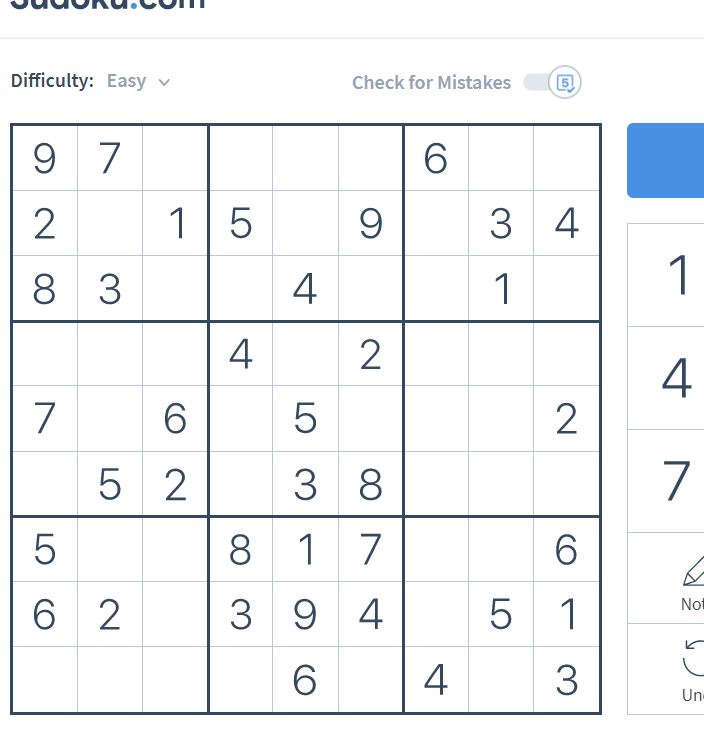
#> input picture sud2.jpg, 704 x 731 px
$ python -i image_parser.py   (imports and definitions only)
#> lines starting #> are read from the running program, lines starting #| are printed output that depends on the picture; after the words box and inside, x2 and y2 are one past the last pixel; in counts of white or black regions, pixels touching at a corner belong together
import cv2
import os

current_directory = os.path.dirname(__file__)


def parse_img(image_name="sud2.jpg"):
#> called with image_name = 'sud2.jpg'
    img = cv2.imread(image_name, 1)
#> img is the input picture: shape (731, 704, 3); mean B, G, R 245.4, 243.7, 241.9
    img = cv2.resize(img, (600, 600))
#> img: shape (600, 600, 3)

    img_gray = cv2.cvtColor(img, cv2.COLOR_BGR2GRAY)

    _, th1 = cv2.threshold(img_gray, 80, 155, cv2.THRESH_BINARY)
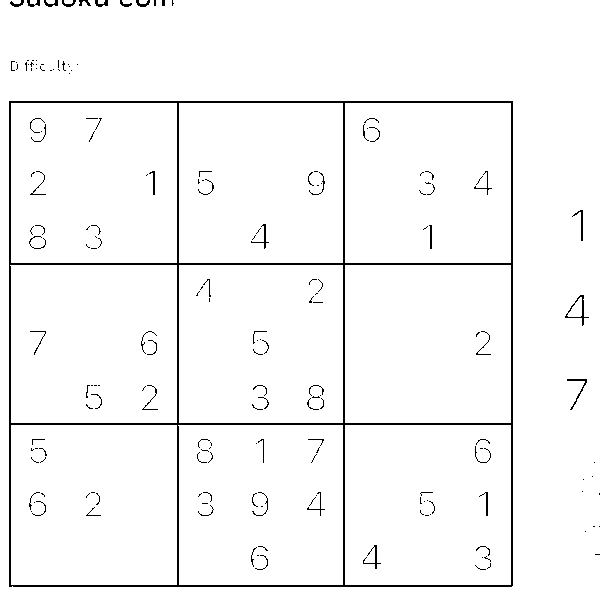
#> th1: shape (600, 600); values 0 (black) and 155 (white), 97% white; black in thin lines or dots
    th2 = cv2.adaptiveThreshold(img_gray, 255, cv2.ADAPTIVE_THRESH_MEAN_C, cv2.THRESH_BINARY,
                                int((img_gray.shape[0]) / 9) - 1, 2)
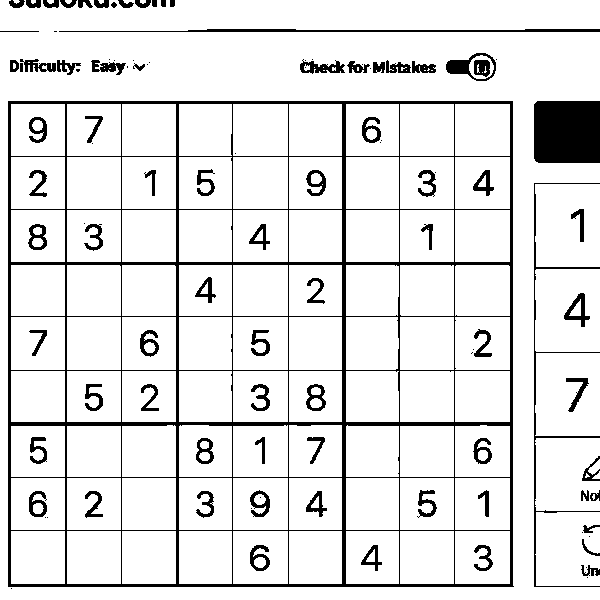
#> th2: shape (600, 600); 89.4% white; 108 black regions (31 under 20 px), largest, box (x1, y1, x2, y2) and area: (8, 101, 514, 587) 18997, (534, 101, 600, 163) 4078, (534, 183, 600, 587) 1242

    bfilt = cv2.bilateralFilter(th2, 9, 75, 75)
    filtered = cv2.medianBlur(bfilt, 3)
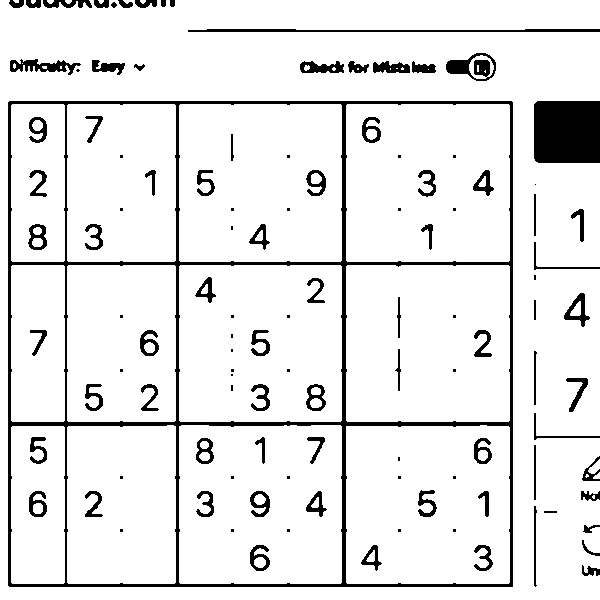
#> filtered: shape (600, 600); min 0, max 255, mean 231.7
    canny = cv2.Canny(filtered, 100, 200)
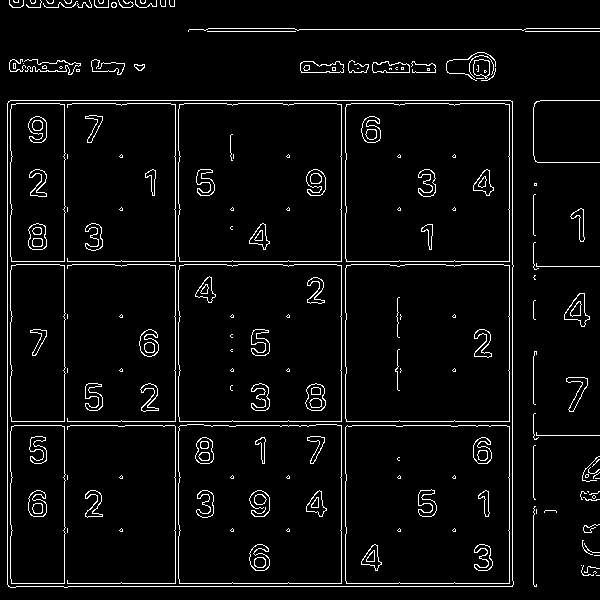
#> canny: shape (600, 600); 4.6% white in thin lines or dots

    ext_contours, _ = cv2.findContours(canny, cv2.RETR_EXTERNAL, cv2.CHAIN_APPROX_SIMPLE)
#> ext_contours = 78 contours, 68 with area under 20; largest, box (x1, y1, x2, y2) and area: (7, 100, 514, 588) 245439, (564, 293, 590, 327) 426, (300, 61, 344, 73) 387, (372, 61, 410, 73) 324, (566, 377, 588, 412) 248
    ext_contours = sorted(ext_contours, key=cv2.contourArea, reverse=True)

    sudoku_contour = ext_contours[0]
#> sudoku_contour = contour of 28 points, box (x1, y1, x2, y2) (7, 100, 514, 588), area 245439

    def get_bottom_right(contour):
        max_total = 0
        loc = 0
        for index, pt in enumerate(contour):
            total = pt[0][0] + pt[0][1]
            if total > max_total:
                loc = index
                max_total = total
        x, y = contour[loc][0]
        return x, y

    def get_top_left(contour):
        min_total = 19000
        loc = 0
        for index, pt in enumerate(contour):
            total = pt[0][0] + pt[0][1]
            if total < min_total:
                loc = index
                min_total = total
        x, y = contour[loc][0]
        return x, y

    def get_top_right(contour):
        max_total = 0
        loc = 0
        for index, pt in enumerate(contour):
            total = pt[0][0] - pt[0][1]
            if total > max_total:
                loc = index
                max_total = total
        x, y = contour[loc][0]
        return x, y

    def get_bottom_left(contour):
        max_total = 0
        loc = 0
        for index, pt in enumerate(contour):
            total = pt[0][1] - pt[0][0]
            if total > max_total:
                loc = index
                max_total = total
        x, y = contour[loc][0]
        return x, y

    top_left = get_top_left(sudoku_contour)
#> the loop in get_top_left, `for index, pt in enumerate(contour):` made 28 passes
#> (pt, total, loc, min_total) on passes 1, 3: ([[10, 100]], 110, 0, 110), ([[8, 101]], 109, 2, 109)
#> (pt, total) on passes 2, 4, 5, 6, 7, 8: ([[9, 101]], 110), ([[8, 102]], 110), ([[7, 103]], 110), ([[7, 584]], 591), ([[8, 585]], 593), ([[8, 586]], 594)
#> after the loop in get_top_left, `for index, pt in enumerate(contour):`: loc = 2; min_total = 109
#> in get_top_left, `x, y = contour[loc][0]`: x = 8; y = 101
#> top_left = (8, 101)
    bottom_right = get_bottom_right(sudoku_contour)
#> the loop in get_bottom_right, `for index, pt in enumerate(contour):` made 28 passes
#> (pt, total, max_total) on passes 1, 6, 7, 8, 9, 10, 11, 13, 14, 15, 17: ([[10, 100]], 110, 110), ([[7, 584]], 591, 591), ([[8, 585]], 593, 593), ([[8, 586]], 594, 594), ([[9, 586]], 595, 595), ([[10, 587]], 597, 597), ([[15, 587]], 602, 602), ([[63, 586]], 649, 649), ([[64, 587]], 651, 651), ([[67, 587]], 654, 654), ([[512, 586]], 1098, 1098)
#> (pt, total) on passes 2, 3, 4, 5, 12, 16: ([[9, 101]], 110), ([[8, 101]], 109), ([[8, 102]], 110), ([[7, 103]], 110), ([[16, 586]], 602), ([[68, 586]], 654)
#> after the loop in get_bottom_right, `for index, pt in enumerate(contour):`: loc = 16; max_total = 1098
#> in get_bottom_right, `x, y = contour[loc][0]`: x = 512; y = 586
#> bottom_right = (512, 586)
    top_right = get_top_right(sudoku_contour)
#> the loop in get_top_right, `for index, pt in enumerate(contour):` made 28 passes
#> (pt, total, max_total) on passes 22, 23, 24, 26: ([[512, 267]], 245, 245), ([[513, 266]], 247, 247), ([[513, 265]], 248, 248), ([[512, 101]], 411, 411)
#> (pt, total) on passes 1 to 6: ([[10, 100]], -90), ([[9, 101]], -92), ([[8, 101]], -93), ([[8, 102]], -94), ([[7, 103]], -96), ([[7, 584]], -577)
#> after the loop in get_top_right, `for index, pt in enumerate(contour):`: loc = 25; max_total = 411
#> in get_top_right, `x, y = contour[loc][0]`: x = 512; y = 101
#> top_right = (512, 101)
    bottom_left = get_bottom_left(sudoku_contour)
#> the loop in get_bottom_left, `for index, pt in enumerate(contour):` made 28 passes
#> (pt, total, max_total) on passes 1, 2, 3, 4, 5, 6, 8: ([[10, 100]], 90, 90), ([[9, 101]], 92, 92), ([[8, 101]], 93, 93), ([[8, 102]], 94, 94), ([[7, 103]], 96, 96), ([[7, 584]], 577, 577), ([[8, 586]], 578, 578)
#> (pt, total) on passes 7, 9, 10, 11, 12, 13: ([[8, 585]], 577), ([[9, 586]], 577), ([[10, 587]], 577), ([[15, 587]], 572), ([[16, 586]], 570), ([[63, 586]], 523)
#> after the loop in get_bottom_left, `for index, pt in enumerate(contour):`: loc = 7; max_total = 578
#> in get_bottom_left, `x, y = contour[loc][0]`: x = 8; y = 586
#> bottom_left = (8, 586)

    # use the following to verify if the program identified the sudoku grid from the img
    image = cv2.rectangle(img, bottom_left, top_right, (0, 0, 255), 3)
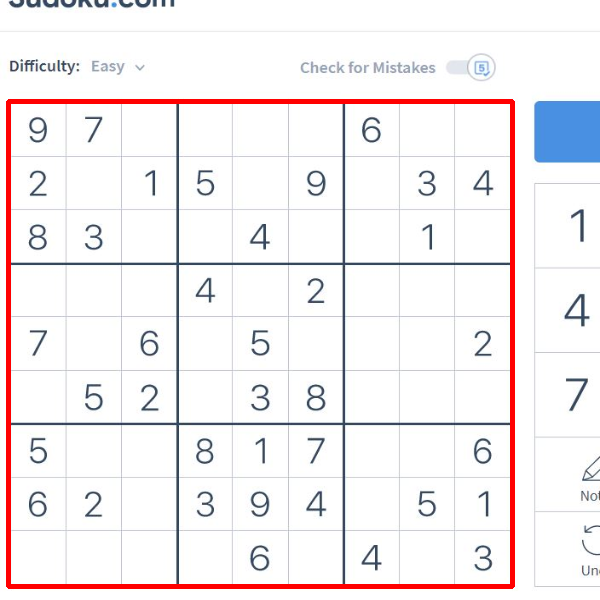
#> image: shape (600, 600, 3); mean B, G, R 240.7, 239.3, 244.7
    cv2.imshow(" ", image)
    cv2.imshow(" ", img)
    cv2.waitKey(0)
    cv2.destroyAllWindows()
    cv2.drawContours(img, ext_contours[0], -1, (0, 0, 255), 2)

    crop_img = filtered[top_left[1]: bottom_left[1], top_left[0]: top_right[0]]
    crop_img = cv2.resize(crop_img, (720, 720))
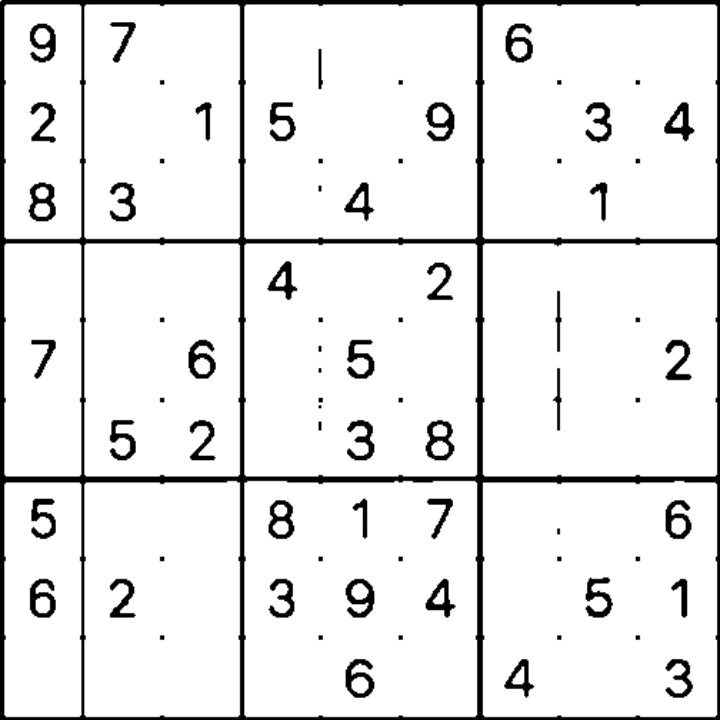
#> crop_img: shape (720, 720); min 0, max 255, mean 232.8

    for x in range(9):
        for y in range(9):
            a, b = 80 * x, 80 * y
            crop_image = crop_img[b: b + 80, a:a + 80]
            name = os.path.join(current_directory, 'digit_repository', f'({x, y}).jpg')

            crop_image = cv2.bilateralFilter(crop_image, 9, 75, 75)
            crop_image = cv2.medianBlur(crop_image, 3)
            crop_image = crop_image[10:70, 10:70]

            cv2.imwrite(name, crop_image)
#> this loop made 9 passes
#> pass 1, in parse_img, `cv2.imwrite(name, crop_image)`:
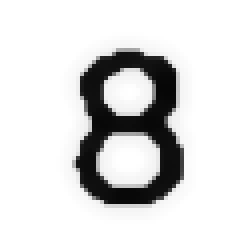
#> saved as ((0, 2)).jpg: shape (60, 60) (shown 4 times larger); min 6, max 255, mean 216.9

    cv2.waitKey(0)
    cv2.destroyAllWindows()

>>> result = parse_img()

$ run again, with sud1.jpg copied over sud2.jpg
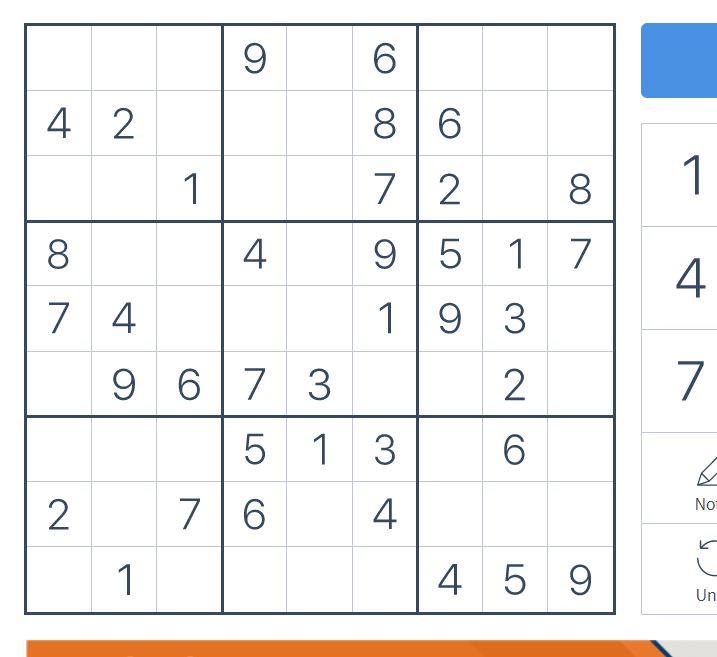
#> input picture sud1.jpg, 717 x 657 px
#> in parse_img, img is the input picture: shape (657, 717, 3); mean B, G, R 240.3, 240.4, 241.1
#> img: shape (600, 600, 3)
#> th1: shape (600, 600); values 0 (black) and 155 (white), 97% white; black in thin lines or dots
#> th2: shape (600, 600); 87.2% white; 86 black regions (33 under 20 px), largest, box (x1, y1, x2, y2) and area: (20, 21, 516, 562) 22104, (22, 584, 563, 600) 8043, (536, 21, 600, 90) 4209
#> in parse_img, `canny = cv2.Canny(filtered, 100, 200)`:
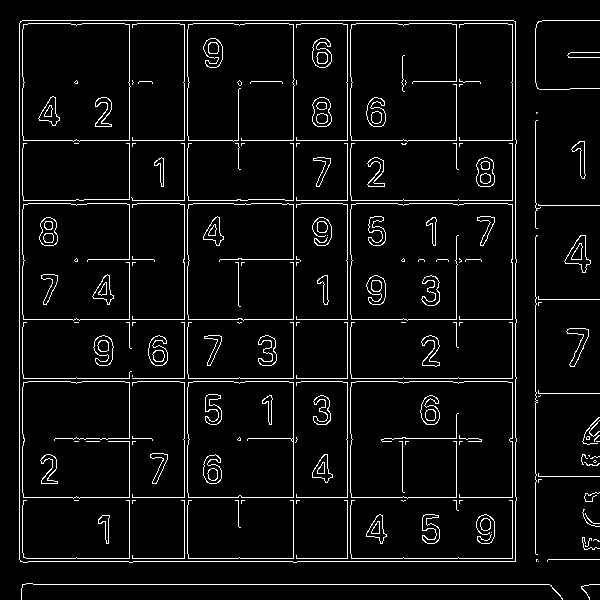
#> canny: shape (600, 600); 5.3% white in thin lines or dots
#> ext_contours = 37 contours, 33 with area under 20; largest, box (x1, y1, x2, y2) and area: (19, 20, 517, 563) 268364, (564, 235, 591, 273) 454, (566, 328, 589, 367) 278, (571, 141, 586, 179) 195
#> sudoku_contour = contour of 48 points, box (x1, y1, x2, y2) (19, 20, 517, 563), area 268364
#> the loop in get_top_left, `for index, pt in enumerate(contour):` made 48 passes
#> (pt, total, loc, min_total) on passes 1, 3: ([[22, 20]], 42, 0, 42), ([[20, 21]], 41, 2, 41)
#> after the loop in get_top_left, `for index, pt in enumerate(contour):`: loc = 2; min_total = 41
#> in get_top_left, `x, y = contour[loc][0]`: x = 20; y = 21
#> top_left = (20, 21)
#> the loop in get_bottom_right, `for index, pt in enumerate(contour):` made 48 passes
#> (pt, total, max_total) on passes 1, 6, 7, 8, 9, 10, 11, 13: ([[22, 20]], 42, 42), ([[19, 559]], 578, 578), ([[20, 560]], 580, 580), ([[20, 561]], 581, 581), ([[22, 561]], 583, 583), ([[23, 562]], 585, 585), ([[27, 562]], 589, 589), ([[128, 561]], 689, 689)
#> after the loop in get_bottom_right, `for index, pt in enumerate(contour):`: loc = 20; max_total = 1076
#> in get_bottom_right, `x, y = contour[loc][0]`: x = 515; y = 561
#> bottom_right = (515, 561)
#> the loop in get_top_right, `for index, pt in enumerate(contour):` made 48 passes
#> (pt, total, max_total) on passes 1, 22, 23, 24, 26, 27, 28, 30: ([[22, 20]], 2, 2), ([[515, 501]], 14, 14), ([[516, 500]], 16, 16), ([[516, 497]], 19, 19), ([[515, 442]], 73, 73), ([[516, 441]], 75, 75), ([[516, 438]], 78, 78), ([[515, 379]], 136, 136)
#> after the loop in get_top_right, `for index, pt in enumerate(contour):`: loc = 45; max_total = 494
#> in get_top_right, `x, y = contour[loc][0]`: x = 515; y = 21
#> top_right = (515, 21)
#> the loop in get_bottom_left, `for index, pt in enumerate(contour):` made 48 passes
#> (pt, total, max_total) on passes 3, 4, 5, 6, 8: ([[20, 21]], 1, 1), ([[20, 22]], 2, 2), ([[19, 23]], 4, 4), ([[19, 559]], 540, 540), ([[20, 561]], 541, 541)
#> after the loop in get_bottom_left, `for index, pt in enumerate(contour):`: loc = 7; max_total = 541
#> in get_bottom_left, `x, y = contour[loc][0]`: x = 20; y = 561
#> bottom_left = (20, 561)
#> the loop in parse_img, `for x in range(9):` made 9 passes
#> pass 1, in parse_img, `cv2.imwrite(name, crop_image)`:
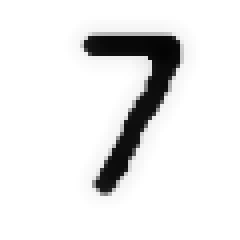
#> saved as ((0, 4)).jpg: shape (60, 60) (shown 4 times larger); min 4, max 255, mean 231.8

$ run again, with sud3.jpg copied over sud2.jpg
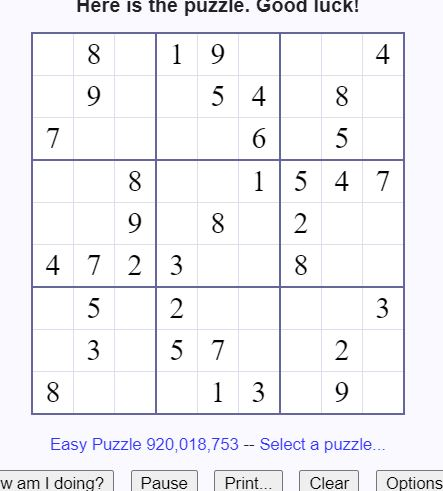
#> input picture sud3.jpg, 443 x 491 px
#> in parse_img, img is the input picture: shape (491, 443, 3); mean B, G, R 244.2, 241.2, 241.6
#> img: shape (600, 600, 3)
#> th1: shape (600, 600); values 0 (black) and 155 (white), 98.9% white; black in thin lines or dots
#> th2: shape (600, 600); 88% white; 190 black regions (104 under 20 px), largest, box (x1, y1, x2, y2) and area: (41, 39, 551, 508) 23221, (522, 582, 600, 600) 701, (438, 534, 505, 554) 614
#> in parse_img, `canny = cv2.Canny(filtered, 100, 200)`:
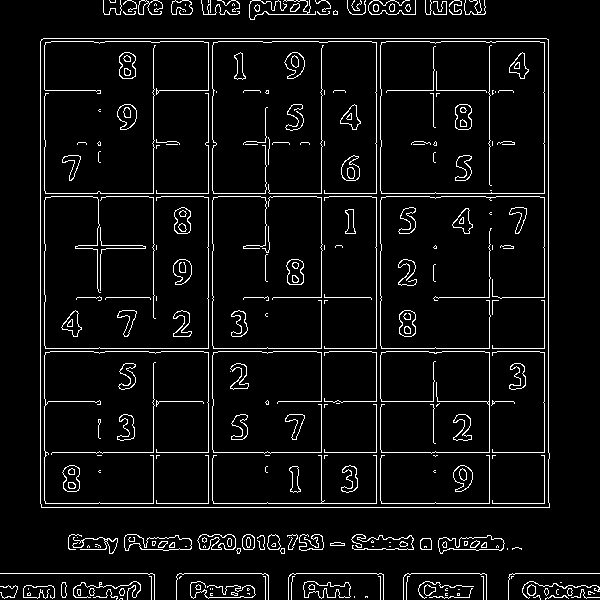
#> canny: shape (600, 600); 5.8% white in thin lines or dots
#> ext_contours = 110 contours, 82 with area under 20; largest, box (x1, y1, x2, y2) and area: (40, 38, 550, 508) 238254, (124, 534, 192, 551) 731, (438, 535, 505, 554) 725, (303, 581, 351, 599) 505, (197, 534, 236, 550) 436
#> sudoku_contour = contour of 18 points, box (x1, y1, x2, y2) (40, 38, 550, 508), area 238254
#> the loop in get_top_left, `for index, pt in enumerate(contour):` made 18 passes
#> (pt, total, loc, min_total) on passes 1, 3: ([[43, 38]], 81, 0, 81), ([[41, 39]], 80, 2, 80)
#> after the loop in get_top_left, `for index, pt in enumerate(contour):`: loc = 2; min_total = 80
#> in get_top_left, `x, y = contour[loc][0]`: x = 41; y = 39
#> top_left = (41, 39)
#> the loop in get_bottom_right, `for index, pt in enumerate(contour):` made 18 passes
#> (pt, total, max_total) on passes 1, 6, 7, 8, 9: ([[43, 38]], 81, 81), ([[40, 503]], 543, 543), ([[41, 504]], 545, 545), ([[41, 507]], 548, 548), ([[549, 507]], 1056, 1056)
#> after the loop in get_bottom_right, `for index, pt in enumerate(contour):`: loc = 8; max_total = 1056
#> in get_bottom_right, `x, y = contour[loc][0]`: x = 549; y = 507
#> bottom_right = (549, 507)
#> the loop in get_top_right, `for index, pt in enumerate(contour):` made 18 passes
#> (pt, total, max_total) on passes 1, 9, 10, 12, 13, 14, 16: ([[43, 38]], 5, 5), ([[549, 507]], 42, 42), ([[549, 503]], 46, 46), ([[548, 459]], 89, 89), ([[549, 458]], 91, 91), ([[549, 453]], 96, 96), ([[548, 39]], 509, 509)
#> after the loop in get_top_right, `for index, pt in enumerate(contour):`: loc = 15; max_total = 509
#> in get_top_right, `x, y = contour[loc][0]`: x = 548; y = 39
#> top_right = (548, 39)
#> the loop in get_bottom_left, `for index, pt in enumerate(contour):` made 18 passes
#> (pt, total, max_total) on passes 5, 6, 8: ([[40, 41]], 1, 1), ([[40, 503]], 463, 463), ([[41, 507]], 466, 466)
#> after the loop in get_bottom_left, `for index, pt in enumerate(contour):`: loc = 7; max_total = 466
#> in get_bottom_left, `x, y = contour[loc][0]`: x = 41; y = 507
#> bottom_left = (41, 507)
#> the loop in parse_img, `for x in range(9):` made 9 passes
#> pass 1, in parse_img, `cv2.imwrite(name, crop_image)`:
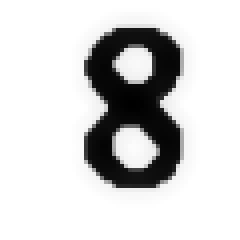
#> saved as ((0, 8)).jpg: shape (60, 60) (shown 4 times larger); min 0, max 255, mean 210.4
